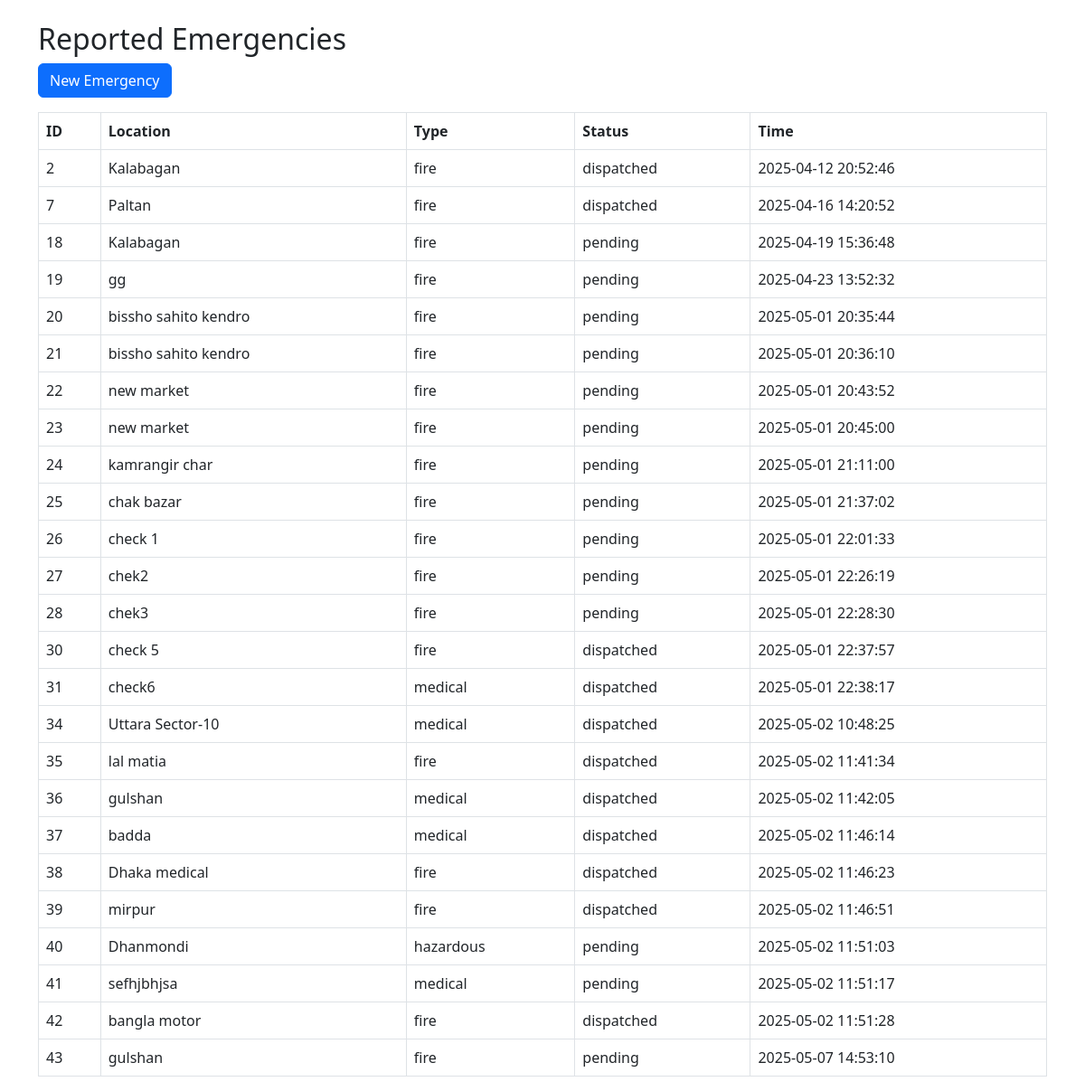
Screenshot of /emergencies with the database file from the repository.
### l.py (models this page shows)
class Emergency(db.Model):
    id = db.Column(db.Integer, primary_key=True)
    location = db.Column(db.String(200), nullable=False)
    emergency_type = db.Column(db.String(100), nullable=False)
    status = db.Column(db.String(20), default='pending')  # 'pending', 'dispatched', 'resolved'
    timestamp = db.Column(db.DateTime, server_default=db.func.now())
    assigned_employee_id = db.Column(db.Integer, db.ForeignKey('user.id'))

### l.py (the view)
@app.route('/emergencies')
def view_emergencies():
    emergencies = Emergency.query.filter(Emergency.status != 'resolved').all()
    employees = User.query.all()  # or however you're loading employees
    return render_template('emergencies.html', emergencies=emergencies, employees=employees)

### templates/emergencies.html (shortened to what this page needs)
<!DOCTYPE html>
<html>
<head>
    <link rel="stylesheet" href="https://cdn.jsdelivr.net/npm/bootstrap@5.3.0/dist/css/bootstrap.min.css">
</head>
<body class="container mt-4">
    <h2>Reported Emergencies</h2>
    <a href="{{ url_for('new_emergency') }}" class="btn btn-primary mb-3">New Emergency</a>
    <table class="table table-bordered">
        <thead>
            <tr>
                <th>ID</th>
                <th>Location</th>
                <th>Type</th>
                <th>Status</th>
                <th>Time</th>
            </tr>
        </thead>
        <tbody>
            {% for e in emergencies %}
            <tr>
                <td>{{ e.id }}</td>
                <td>{{ e.location }}</td>
                <td>{{ e.emergency_type }}</td>
                <td>{{ e.status }}</td>
                <td>{{ e.timestamp }}</td>
            </tr>
            {% endfor %}
        </tbody>
    </table>
</body>
</html>

### rows the page displays
Emergency: id "2", location "Kalabagan", emergency_type "fire", status "dispatched", timestamp "2025-04-12 20:52:46"
Emergency: id "7", location "Paltan", emergency_type "fire", status "dispatched", timestamp "2025-04-16 14:20:52"
Emergency: id "18", location "Kalabagan", emergency_type "fire", status "pending", timestamp "2025-04-19 15:36:48"
Emergency: id "19", location "gg", emergency_type "fire", status "pending", timestamp "2025-04-23 13:52:32"
Emergency: id "20", location "bissho sahito kendro", emergency_type "fire", status "pending", timestamp "2025-05-01 20:35:44"
Emergency: id "21", location "bissho sahito kendro", emergency_type "fire", status "pending", timestamp "2025-05-01 20:36:10"
Emergency: id "22", location "new market", emergency_type "fire", status "pending", timestamp "2025-05-01 20:43:52"
Emergency: id "23", location "new market", emergency_type "fire", status "pending", timestamp "2025-05-01 20:45:00"
Emergency: id "24", location "kamrangir char", emergency_type "fire", status "pending", timestamp "2025-05-01 21:11:00"
Emergency: id "25", location "chak bazar", emergency_type "fire", status "pending", timestamp "2025-05-01 21:37:02"
Emergency: id "26", location "check 1", emergency_type "fire", status "pending", timestamp "2025-05-01 22:01:33"
Emergency: id "27", location "chek2", emergency_type "fire", status "pending", timestamp "2025-05-01 22:26:19"
Emergency: id "28", location "chek3", emergency_type "fire", status "pending", timestamp "2025-05-01 22:28:30"
Emergency: id "30", location "check 5", emergency_type "fire", status "dispatched", timestamp "2025-05-01 22:37:57"
Emergency: id "31", location "check6", emergency_type "medical", status "dispatched", timestamp "2025-05-01 22:38:17"
Emergency: id "34", location "Uttara Sector-10", emergency_type "medical", status "dispatched", timestamp "2025-05-02 10:48:25"
Emergency: id "35", location "lal matia", emergency_type "fire", status "dispatched", timestamp "2025-05-02 11:41:34"
Emergency: id "36", location "gulshan", emergency_type "medical", status "dispatched", timestamp "2025-05-02 11:42:05"
Emergency: id "37", location "badda", emergency_type "medical", status "dispatched", timestamp "2025-05-02 11:46:14"
Emergency: id "38", location "Dhaka medical", emergency_type "fire", status "dispatched", timestamp "2025-05-02 11:46:23"
Emergency: id "39", location "mirpur", emergency_type "fire", status "dispatched", timestamp "2025-05-02 11:46:51"
Emergency: id "40", location "Dhanmondi", emergency_type "hazardous", status "pending", timestamp "2025-05-02 11:51:03"
Emergency: id "41", location "sefhjbhjsa", emergency_type "medical", status "pending", timestamp "2025-05-02 11:51:17"
Emergency: id "42", location "bangla motor", emergency_type "fire", status "dispatched", timestamp "2025-05-02 11:51:28"
Emergency: id "43", location "gulshan", emergency_type "fire", status "pending", timestamp "2025-05-07 14:53:10"
